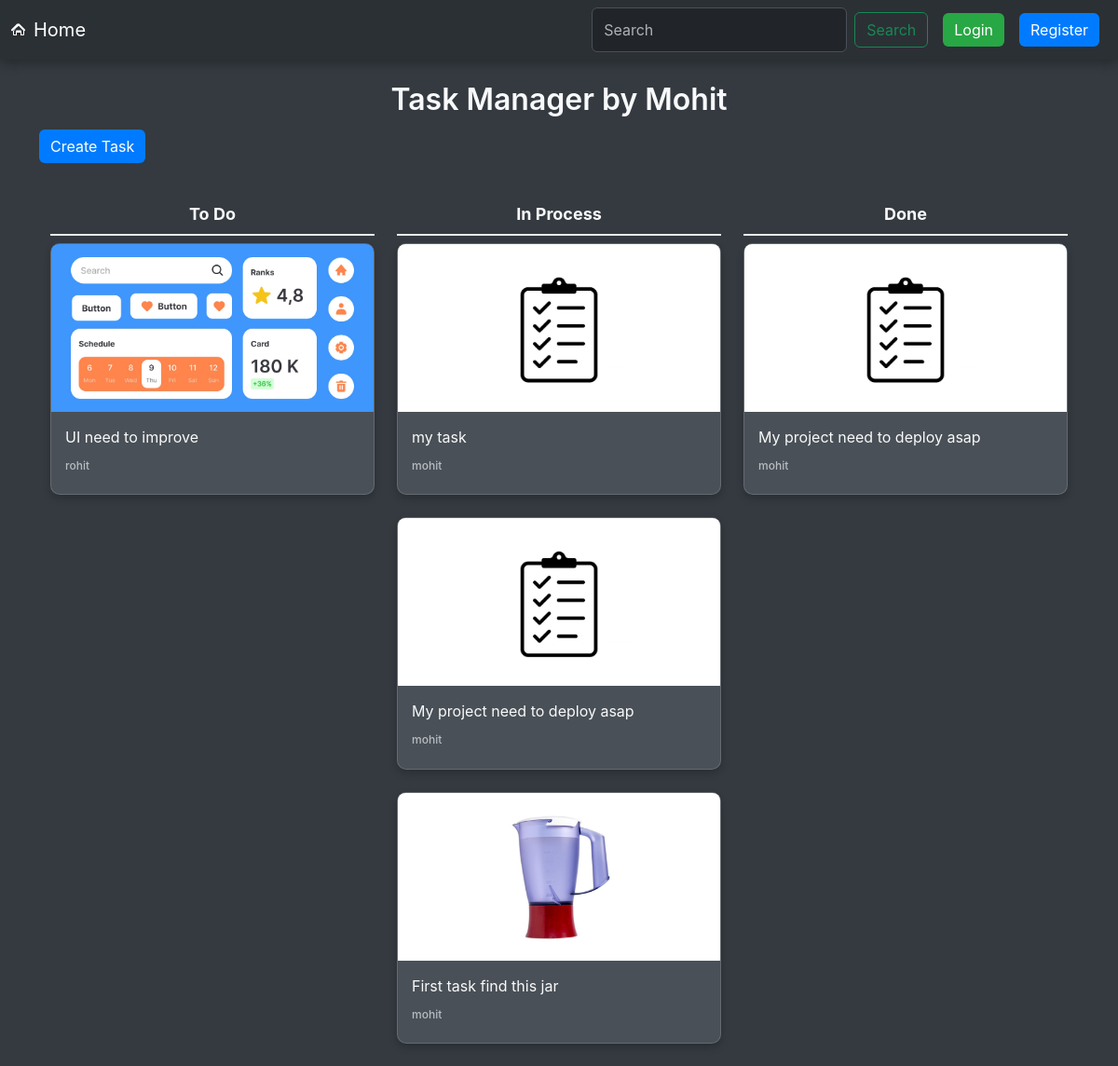
Page /task/ on the committed database.
### task/models.py (models this page shows, shortened)
class Task(models.Model):
    STATUS_CHOICES = [
        ('TODO', 'To Do'),
        ('INP', 'In Process'),
        ('DONE', 'Done'),
    ]
    user = models.ForeignKey(User, on_delete=models.CASCADE)
    text = models.TextField(max_length=120)
    photo = models.ImageField(upload_to='photos/', blank=True, null=True)
    status = models.CharField(max_length=10, choices=STATUS_CHOICES, default='TODO')
    created_at = models.DateTimeField(auto_now_add=True)
    updated_at = models.DateTimeField(auto_now=True)

### task/views.py (the view)
# urls.py: path("", views.task_list, name="task_list"),
def task_list(request):
    tasks = Task.objects.all().order_by("-created_at")
    return render(request, "task_list.html", {"tasks":tasks})

### task/templates/task_list.html (shortened to what this page needs)
{% extends 'layout.html' %}
{% load static %}
{% block content %}
<h1 class="text-center mt-4">
    Task Manager by Mohit
</h1>
<a href="{% url 'task_create' %}" class="btn btn-primary mb-4">Create Task</a>
<div class="container">
    <div class="row">
        <div class="col-md-4">
            <h3 class="text-center text-light">To Do</h3>
            {% for task in tasks %}
                {% if task.status == 'TODO' %}
                    <div class="card mb-4 task-card">
                        {% if task.photo %}
                            <img src="{{ task.photo.url }}" class="card-img-top" alt="Task Image">
                        {% else %}
                            <img src="{% static 'images/default-image.jpg' %}" class="card-img-top" alt="Default Image">
                        {% endif %}
                        <div class="card-body">
                            <p class="card-text text-light">{{ task.text }}</p>
                            <h6 class="card-subtitle mb-2 text-muted">{{ task.user.username }}</h6>
                        </div>
                    </div>
                {% endif %}
            {% endfor %}
        </div>
        <div class="col-md-4">
            <h3 class="text-center text-light">In Process</h3>
            {% for task in tasks %}
                {% if task.status == 'INP' %}
                    <div class="card mb-4 task-card">
                        {% if task.photo %}
                            <img src="{{ task.photo.url }}" class="card-img-top" alt="Task Image">
                        {% else %}
                            <img src="{% static 'images/default-image.jpg' %}" class="card-img-top" alt="Default Image">
                        {% endif %}
                        <div class="card-body">
                            <p class="card-text text-light">{{ task.text }}</p>
                            <h6 class="card-subtitle mb-2 text-muted">{{ task.user.username }}</h6>
                        </div>
                    </div>
                {% endif %}
            {% endfor %}
        </div>
        <div class="col-md-4">
            <h3 class="text-center text-light">Done</h3>
            {% for task in tasks %}
                {% if task.status == 'DONE' %}
                    <div class="card mb-4 task-card">
                        {% if task.photo %}
                            <img src="{{ task.photo.url }}" class="card-img-top" alt="Task Image">
                        {% else %}
                            <img src="{% static 'images/default-image.jpg' %}" class="card-img-top" alt="Default Image">
                        {% endif %}
                        <div class="card-body">
                            <p class="card-text text-light">{{ task.text }}</p>
                            <h6 class="card-subtitle mb-2 text-muted">{{ task.user.username }}</h6>
                        </div>
                    </div>
                {% endif %}
            {% endfor %}
        </div>
    </div>
</div>
{% endblock %}

### templates/layout.html (shortened to what this page needs)
{% load static %}
<!DOCTYPE html>
<html lang="en" data-bs-theme="dark">
<head>
    <link href="https://cdn.jsdelivr.net/npm/bootstrap@5.3.3/dist/css/bootstrap.min.css" rel="stylesheet">
    <link href="{% static 'css/styles.css' %}" rel="stylesheet">
</head>
<body>
    <nav class="navbar bg-body-tertiary">
        <div class="container-fluid d-flex justify-content-between align-items-center">
            <a class="navbar-brand d-flex align-items-center" href="{% url 'task_list' %}">
                Home
            </a>
            <div class="d-flex align-items-center">
                <form class="d-flex" role="search">
                    <input class="form-control me-2" type="search" placeholder="Search" aria-label="Search">
                    <button class="btn btn-outline-success" type="submit">Search</button>
                </form>
                {% if user.is_authenticated %}
                <form method="post" action="{% url 'logout' %}">
                    {% csrf_token %}
                    <button class="btn btn-danger mx-2" type="submit">Logout</button>
                </form>
                {% else %}
                <a href="{% url 'login' %}" class="btn btn-success mx-2">Login</a>
                <a href="{% url 'register' %}" class="btn btn-primary mx-2">Register</a>
                {% endif %}
            </div>
        </div>
    </nav>
    <div class="container mt-4">
        {% block content %}
        {% endblock %}
    </div>
</body>
</html>

### task/static/css/styles.css (style rules this page uses)
body { font-family: 'Inter', sans-serif; }
.container { margin-top: 20px; }
h1 { font-weight: 600; font-size: 32px; color: #333; }
.card { border-radius: 8px; box-shadow: 0 2px 4px rgba(0, 0, 0, 0.1); background-color: #fff; }
.card-img-top { border-top-left-radius: 8px; border-top-right-radius: 8px; height: 180px; object-fit: cover; }
.card-body { padding: 15px; }
.btn { margin: 5px 0; }
.card-subtitle { font-size: 12px; }
.btn-primary { background-color: #007bff; border: none; }
.btn-success { background-color: #28a745; border: none; }
.mb-4 { margin-bottom: 24px; }
.text-center { text-align: center; }
.col-md-4 h3 { font-size: 18px; font-weight: bold; padding-bottom: 10px; border-bottom: 2px solid #e9ecef; }

### templates/layout.html (style rules this page uses)
.navbar-brand, .nav-item, .btn { margin-right: 8px; }
.btn { transition: all 0.3s ease; }

### task/templates/task_list.html (style rules this page uses)
body { background-color: #343a40; color: #f8f9fa; }
h1, h3 { color: #f8f9fa; }
.task-card { background-color: #495057; border-radius: 10px; transition: box-shadow 0.3s ease, transform 0.3s ease; box-shadow: 0 4px 8px rgba(0, 0, 0, 0.2); }
.btn-primary, .btn-warning, .btn-danger, .btn-success { margin-right: 5px; }

### rows in the picture
Task: photo (picture), text "UI need to improve", user.username "rohit"
Task: text "my task", user.username "mohit"
Task: text "My project need to deploy asap", user.username "mohit"
Task: photo (picture), text "First task find this jar", user.username "mohit"
Task: text "My project need to deploy asap", user.username "mohit"
